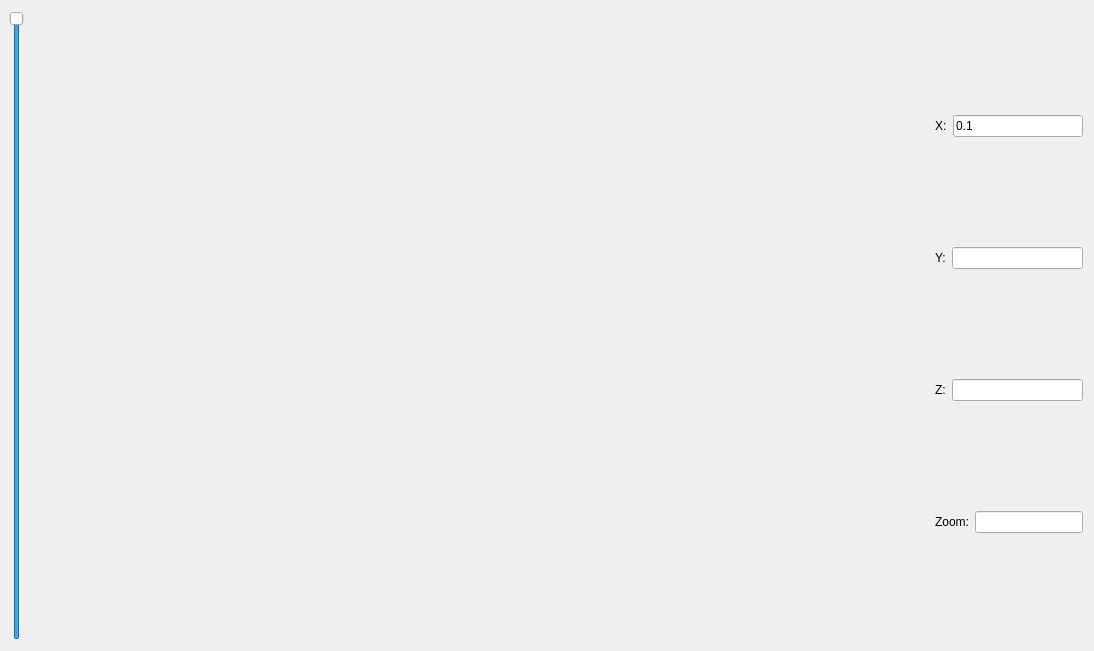
<?xml version="1.0" encoding="UTF-8"?>
<ui version="4.0">
 <class>MainWindow</class>
 <widget class="QMainWindow" name="MainWindow">
  <property name="geometry">
   <rect>
    <x>0</x>
    <y>0</y>
    <width>1094</width>
    <height>651</height>
   </rect>
  </property>
  <property name="windowTitle">
   <string>MainWindow</string>
  </property>
  <widget class="QWidget" name="centralWidget">
   <layout class="QHBoxLayout" name="horizontalLayout" stretch="1,10,0">
    <property name="leftMargin">
     <number>9</number>
    </property>
    <item>
     <widget class="QSlider" name="verticalSlider">
      <property name="sliderPosition">
       <number>99</number>
      </property>
      <property name="orientation">
       <enum>Qt::Vertical</enum>
      </property>
     </widget>
    </item>
    <item>
     <widget class="GLWidget" name="widget" native="true">
      <property name="enabled">
       <bool>true</bool>
      </property>
     </widget>
    </item>
    <item>
     <layout class="QVBoxLayout" name="verticalLayout_2" stretch="0,0,0,0">
      <property name="sizeConstraint">
       <enum>QLayout::SetDefaultConstraint</enum>
      </property>
      <property name="bottomMargin">
       <number>0</number>
      </property>
      <item>
       <layout class="QHBoxLayout" name="xHorizontalLayout">
        <item>
         <widget class="QLabel" name="xLabel">
          <property name="text">
           <string>X:</string>
          </property>
         </widget>
        </item>
        <item>
         <widget class="QLineEdit" name="xValue">
          <property name="text">
           <string>0.1</string>
          </property>
          <property name="readOnly">
           <bool>true</bool>
          </property>
         </widget>
        </item>
       </layout>
      </item>
      <item>
       <layout class="QHBoxLayout" name="yHorizontalLayout">
        <item>
         <widget class="QLabel" name="yLabel">
          <property name="text">
           <string>Y:</string>
          </property>
         </widget>
        </item>
        <item>
         <widget class="QLineEdit" name="yValue">
          <property name="readOnly">
           <bool>true</bool>
          </property>
         </widget>
        </item>
       </layout>
      </item>
      <item>
       <layout class="QHBoxLayout" name="zHorizontalLayout">
        <item>
         <widget class="QLabel" name="zLabel">
          <property name="text">
           <string>Z:</string>
          </property>
         </widget>
        </item>
        <item>
         <widget class="QLineEdit" name="zValue">
          <property name="readOnly">
           <bool>true</bool>
          </property>
         </widget>
        </item>
       </layout>
      </item>
      <item>
       <layout class="QHBoxLayout" name="zoomHorizontalLayout">
        <item>
         <widget class="QLabel" name="zoomlabel">
          <property name="text">
           <string>Zoom:</string>
          </property>
         </widget>
        </item>
        <item>
         <widget class="QLineEdit" name="zoomValue">
          <property name="readOnly">
           <bool>true</bool>
          </property>
         </widget>
        </item>
       </layout>
      </item>
     </layout>
    </item>
   </layout>
  </widget>
 </widget>
 <layoutdefault spacing="6" margin="11"/>
 <customwidgets>
  <customwidget>
   <class>GLWidget</class>
   <extends>QWidget</extends>
   <header location="global">glwidget.h</header>
   <container>1</container>
   <slots>
    <slot>subdivide()</slot>
    <slot>attract()</slot>
    <slot>save()</slot>
    <slot>stop()</slot>
    <slot>reset()</slot>
    <slot>brainSliderChanged(int)</slot>
    <slot>stuffSliderChanged(int)</slot>
   </slots>
  </customwidget>
 </customwidgets>
 <resources/>
 <connections>
  <connection>
   <sender>verticalSlider</sender>
   <signal>valueChanged(int)</signal>
   <receiver>widget</receiver>
   <slot>stuffSliderChanged(int)</slot>
   <hints>
    <hint type="sourcelabel">
     <x>23</x>
     <y>207</y>
    </hint>
    <hint type="destinationlabel">
     <x>145</x>
     <y>190</y>
    </hint>
   </hints>
  </connection>
 </connections>
</ui>
